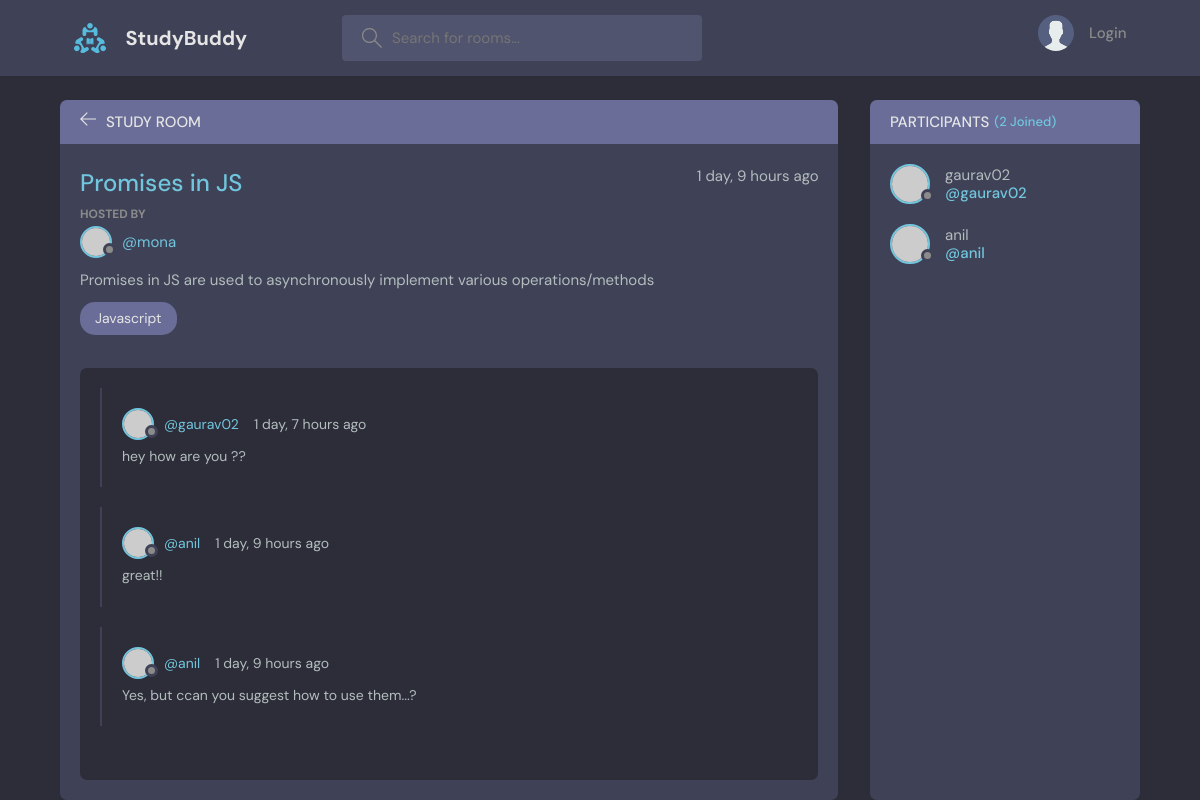
Page /room/6/ on the committed database.
### projects/models.py (models this page shows, shortened)
class Room(models.Model):
    host = models.ForeignKey(User, on_delete=models.SET_NULL, null=True)
    topic = models.ForeignKey(Topic, on_delete=models.SET_NULL, null=True)
    name = models.CharField(max_length=200)
    description = models.TextField(null=True, blank=True)
    participants = models.ManyToManyField(
        User, related_name='participants', blank=True)
    updated = models.DateTimeField(auto_now=True)
    created = models.DateTimeField(auto_now_add=True)
    class Meta:
        ordering = ['-updated', '-created']

class Topic(models.Model):
    name = models.CharField(max_length=200)
    def __str__(self):
        return self.name

class Message(models.Model):
    user = models.ForeignKey(User, on_delete=models.CASCADE)
    room = models.ForeignKey(Room, on_delete=models.CASCADE)
    body = models.TextField()
    updated = models.DateTimeField(auto_now=True)
    created = models.DateTimeField(auto_now_add=True)

### projects/views.py (the view, shortened to what this page needs)
# urls.py: path('room/<str:pk>/', views.room, name="room"),
def room(request, pk):
    room = Room.objects.get(id=pk)
    room_messages = room.message_set.all().order_by('-created')
    participants = room.participants.all()
    context = {"room": room, 'room_messages': room_messages,
               'participants': participants}
    return render(request, 'projects/room.html', context)

### projects/templates/projects/room.html (shortened to what this page needs)
{% extends 'main.html' %}
{% block content %}
<main class="profile-page layout layout--2">
  <div class="container">
    <div class="room">
      <div class="room__top">
        <div class="room__topLeft">
          <a href="{% url 'home' %}">
            <svg version="1.1" xmlns="http://www.w3.org/2000/svg" width="32" height="32" viewBox="0 0 32 32">
              <title>arrow-left</title>
              <path
                d="M13.723 2.286l-13.723 13.714 13.719 13.714 1.616-1.611-10.96-10.96h27.625v-2.286h-27.625l10.965-10.965-1.616-1.607z">
              </path>
            </svg>
          </a>
          <h3>Study Room</h3>
        </div>
      </div>
      <div class="room__box scroll">
        <div class="room__header scroll">
          <div class="room__info">
            <h3>{{room.name}}</h3>
            <span>{{room.created|timesince}} ago</span>
          </div>
          <div class="room__hosted">
            <p>Hosted By</p>
            <a href="{% url 'user-profile' room.host.id%}" class="room__author">
              <div class="avatar avatar--small">
                <img src="https://randomuser.me/api/portraits/men/37.jpg" />
              </div>
              <span>@{{room.host.username}}</span>
            </a>
          </div>
          <div class="room__details">{{room.description}}</div>
          <span class="room__topics">{{room.topic}}</span>
        </div>
        <div class="room__conversation">
          <div class="threads scroll">
            {% for message in room_messages %}
            <div class="thread">
              <div class="thread__top">
                <div class="thread__author">
                  <a href="{% url 'user-profile' message.user.id %}" class="thread__authorInfo">
                    <div class="avatar avatar--small">
                      <img src="https://randomuser.me/api/portraits/men/37.jpg" />
                    </div>
                    <span>@{{message.user}}</span>
                  </a>
                  <span class="thread__date">{{message.created|timesince}} ago</span>
                </div>
              </div>
              <div class="thread__details">{{message.body}}</div>
            </div>
            {% endfor%}
          </div>
        </div>
      </div>
    </div>
    <div class="participants">
      <h3 class="participants__top">Participants <span>({{participants.count}} Joined)</span></h3>
      <div class="participants__list scroll">
        {% for user in participants %}
        <a href="{% url 'user-profile' user.id %}" class="participant">
          <div class="avatar avatar--medium">
            <img src="https://randomuser.me/api/portraits/men/37.jpg" />
          </div>
          <p>
            {{user.username}}
            <span>@{{user.username}}</span>
          </p>
        </a>
        {% endfor %}
      </div>
    </div>
  </div>
</main>
{% endblock %}

### rows in the picture
Room: name "Promises in JS", created "1 day, 9 hours", host.username "mona", description "Promises in JS are used to asynchronously implement various operations/methods", topic "Javascript"
Message: user "gaurav02", created "1 day, 7 hours", body "hey how are you ??"
Message: user "anil", created "1 day, 9 hours", body "great!!"
Message: user "anil", created "1 day, 9 hours", body "Yes, but ccan you suggest how to use them...?"

### other values in the picture
{{ participants.count }} "2"
{{ user.username }} "gaurav02"
{{ user.username }} "anil"
